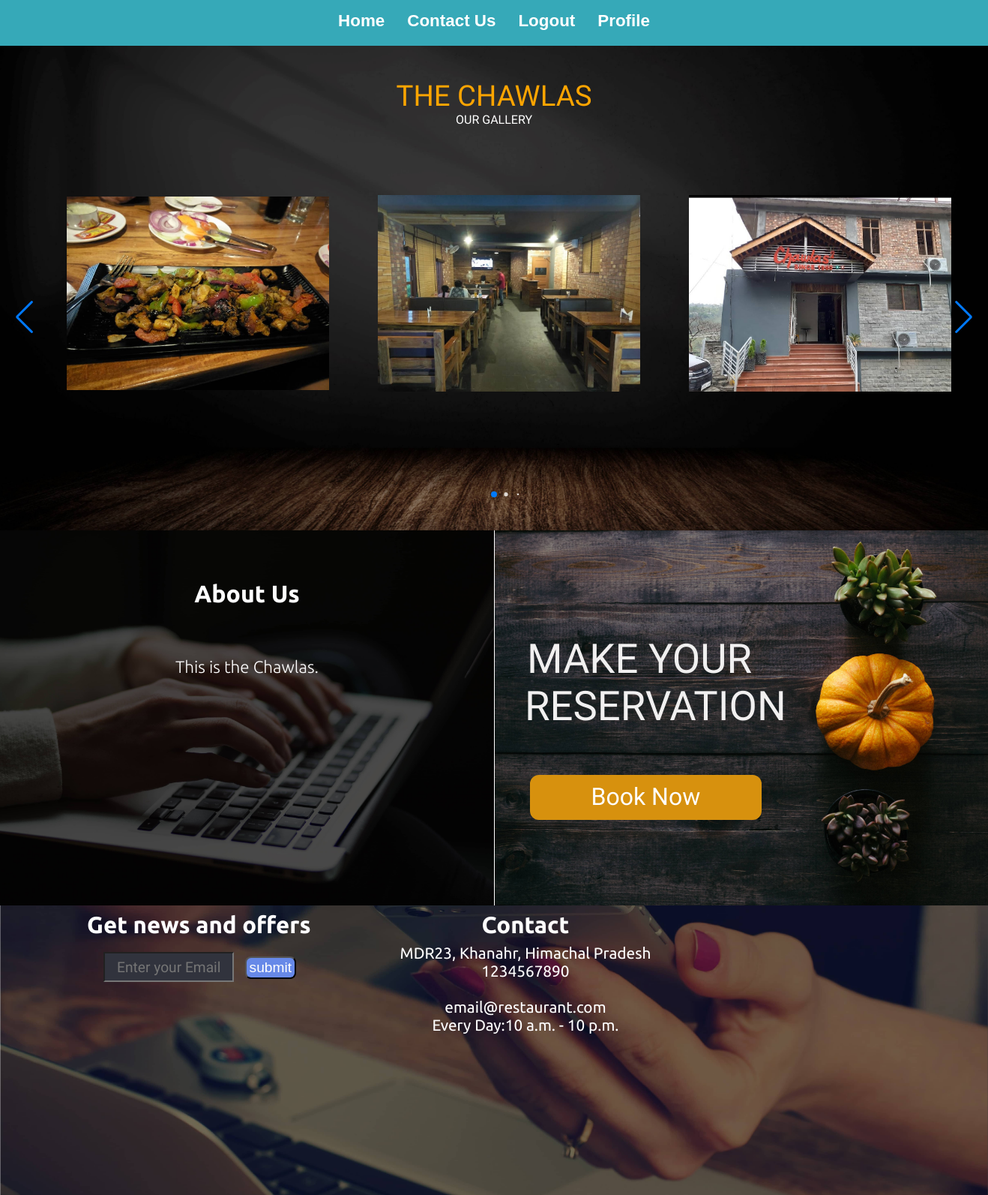
Screenshot of /rest/1 (signed in) with the database file from the repository.
### base/models.py (models this page shows, shortened)
class Restaurant(models.Model):
    host = models.ForeignKey(User, on_delete=models.SET_NULL, null=True)
    name = models.CharField(max_length=200, null=True)
    address = models.CharField(max_length=200, null=True)
    pin = models.IntegerField(blank=True, null=True)
    about = models.TextField(max_length=400, blank=True, null=True)
    menu = models.ImageField(
        upload_to='static/assets/', default='static/assets/pexels-ray-01.jpg', null=True, blank=True)
    img1 = models.ImageField(
        upload_to='static/assets/', default='static/assets/pexels-ray-01.jpg', null=True, blank=True)
    img2 = models.ImageField(
        upload_to='static/assets/', default='static/assets/pexels-ray-01.jpg', null=True, blank=True)
    img3 = models.ImageField(
        upload_to='static/assets/', default='static/assets/pexels-ray-01.jpg', null=True, blank=True)
    img4 = models.ImageField(
        upload_to='static/assets/', default='static/assets/pexels-ray-01.jpg', null=True, blank=True)
    phone1 = models.IntegerField(blank=True, null=True)
    phone2 = models.IntegerField(blank=True, null=True)
    email = models.EmailField(blank=True, null=True)
    openTime = models.TimeField(blank=True, null=True)
    closeTime = models.TimeField(blank=True, null=True)

### base/views.py (the view)
# urls.py: path('rest/<str:pk>', views.rest, name='rest'),
@login_required(login_url='loginPage')
def rest(request, pk):
    restaurant = Restaurant.objects.get(id=pk)
    context = {'restaurant': restaurant}
    return render(request, 'base/rest.html', context)

### base/templates/base/rest.html (shortened to what this page needs)
<!DOCTYPE html>
{% load static %}
<html lang="en">
    <head>
        <link rel="stylesheet" href="{% static 'restaurant/r1/rest1.css' %}" />
        <link
            rel="stylesheet"
            href="{% static 'restaurant/r1/css/swiper-bundle.min.css' %}"
        />
    </head>
    <body>
        <div class="navbar" id="navbar">
            <ul>
                <ul>
                    <li><a href="{% url 'home' %}"> Home</a></li>
                    <li><a href="{% url 'home' %}#main3"> Contact Us</a></li>
                    {% if request.user.is_authenticated %}
                    <li><a href="{% url 'logout' %}"> Logout </a></li>
                    <li>
                        <a href="{% url 'profile' request.user.id %}">
                            Profile
                        </a>
                    </li>
                    {% else%}
                    <li><a href="{% url 'loginPage' %}"> Login/Sign Up </a></li>
                    {% endif %}
                </ul>
            </ul>
        </div>
        <div class="main">
            <div class="gallery">
                <div style="font-size: 2.4rem; color: orange">
                    <br />
                    {{restaurant.name}}
                </div>
                <div style="color: white">OUR GALLERY</div>
                <div class="container-2" id="main2">
                    <div class="slide-container swiper">
                        <div class="slide-content">
                            <div class="card-wrapper swiper-wrapper">
                                <div class="card swiper-slide">
                                    <div class="image-content">
                                        <div class="card-image">
                                            <img
                                                src="{{restaurant.img1.url}}"
                                                alt="Img not found"
                                                class="card-img"
                                            />
                                        </div>
                                    </div>
                                </div>
                                <div class="card swiper-slide">
                                    <div class="image-content">
                                        <div class="card-image">
                                            <img
                                                src="{{restaurant.img2.url}}"
                                                alt=""
                                                class="card-img"
                                            />
                                        </div>
                                    </div>
                                </div>
                                <div class="card swiper-slide">
                                    <div class="image-content">
                                        <div class="card-image">
                                            <img
                                                src="{{restaurant.img3.url}}"
                                                alt=""
                                                class="card-img"
                                            />
                                        </div>
                                    </div>
                                </div>
                            </div>
                        </div>
                        <div class="swiper-button-next swiper-navBtn"></div>
                        <div class="swiper-button-prev swiper-navBtn"></div>
                        <div class="swiper-pagination"></div>
                    </div>
                </div>
            </div>
            <div class="left" id="left">
                <h1>About Us</h1>
                <p id="about">{{restaurant.about}}</p>
            </div>
            <div class="below" id="right"><p>  MAKE YOUR RESERVATION </p>
                <div class="leftbutton" id="" ><a href="{% url 'bookTable' restaurant.id %}">
                    <input
                        type="button"
                        name="btn"
                        id="booknow"
                        value="Book Now"
                /></a>
                    </div>
                </div>
            <div class="top1" >
                <div class="boxes" style="margin-left: 20%;">
                    <h2>&#160;Get news and offers</h2>
                    <form action="">
                        <input
                        type="email"
                        placeholder="Enter your Email"
                        name="email_r1"
                        id="email_r1"
                        required
                    />
                    <button type="submit">submit</button>
                    </form>
                </div>
                <div class="boxes" style="margin-left: 20%;">
                    <h2>Contact</h2>
                    {{restaurant.address}} <br />
                    {{restaurant.phone1}} <br />
                    <br />
                    {{restaurant.email}} <br />
                    Every Day:{{restaurant.openTime}} - {{restaurant.closeTime}}
                </div>
                </div>
            </div>
    </body>
</html>

### static/restaurant/r1/rest1.css (style rules this page uses)
* { margin: 0px; padding: 0px; }
body { background-color: rgb(16, 17, 21); }
html { scroll-behavior: smooth; }
#navbar { font-family: 'Ubuntu', sans-serif; display: flex; align-items: center; position: sticky; top: 0px; z-index: 1000; }
.navbar ul { display: flex; list-style: none; text-decoration: none; margin: 10px; margin: auto; }
#navbar::before { content: ""; background-color: rgb(54, 169, 184); position: absolute; height: 65px; width: 100%; z-index: -1; }
.navbar ul li { list-style: none; text-decoration: none; margin: 10px; padding: 5px; font-family: sans-serif; font-weight: bold; font-size: 1.4rem; }
.navbar ul li a { color: white; text-decoration: none; }
.main { color: white; text-align: center; margin-top: 4px; display: grid; grid-template-rows: repeat(3,1fr); grid-template-columns: repeat(2,1fr); height: 1400px; }
.top1 { font-family: 'ubuntu', sans-serif; background: url('z3.jpg') no-repeat center center/cover; height: 386px; grid-column-start: 1; grid-column-end: 3; display: grid; grid-template-rows: 0.3fr 1fr; grid-template-columns: repeat(3,1fr); }
.boxes { padding: 4px; font-size: 1.3rem ; color: white; margin: 4px; }
.boxes h2 { margin-bottom: 8px; }
#left { background: url('z2.jpg') no-repeat center center/cover; }
.below { font-family: 'Acme', sans-serif; font-weight: lighter; display: grid; grid-template-columns: repeat(4,2fr); grid-template-rows: repeat(4,0.4fr); height: 500px; }
.below p { margin-top: 100px; }
.boxes input { font-size: 1.2rem; margin: 10px; height: 20%px; width: 50%; background-color: rgb(49, 51, 61); }
.boxes button { font-size: 1.2rem; color: white; height: 30px; width: 20%; border-radius: 8px; background-color: #6789e8; }
.gallery { font-family: 'Acme', sans-serif; font-weight: lighter; background: url("first.jpg") no-repeat center center/cover; display: grid; grid-column-start: 1; grid-column-end: 3; }
#left { font-family: 'Ubuntu',sans-serif; font-weight: lighter; }
#left h1 { margin-top: 10%; }
#about { margin-left:8%; margin-right:8%; padding: 10%; font-size: 1.4rem; }
#right { background: url('z1.jpg') no-repeat center center/cover; color: rgb(241, 240, 240); font-size: 3.4rem; justify-content: center; text-align: center; border-left: 1px solid white; }
#right p { font-family: 'Acme', sans-serif; font-weight: lighter; padding: 40px; margin-right: 10%; }
.leftbutton { font-family: 'Acme', sans-serif; font-weight: lighter; grid-column-start: 1; grid-column-end: 4; margin-top: 10px; display: flex; flex-direction: row; margin-left: 8%; }
.leftbutton input { font-family: 'Acme', sans-serif; font-weight: lighter; border: 2px solid #d7910e; background-color: #d7910e; color: white; font-size: 2rem; border-radius: 12px; padding-bottom: 20px; padding-left: 80px; padding-right: 80px; padding-top: 8px; padding-bottom: 10px; height: 60px; justify-content: center; text-align: center; }
input { font-family: 'Acme', sans-serif; font-weight: lighter; height: 36px; outline: none; }
input::placeholder { font-size: 1.2rem; text-align: center; }
input, select { font-size: 14px; }
.container-2 { display: grid; padding: 4px; height: 520px; margin-bottom: 10px; }
.slide-container { height: 500px; max-width: 4020px; width: 1300px; padding: 40px 0; }
.slide-content { margin: 0 40px; overflow: hidden; }
.card { margin-top: 40px; }
.image-content, .card-content { height: 320px; display: flex; flex-direction: column; align-items: center; padding: 10px 14px; }
.image-content { position: relative; padding: 25px 0; }
.card-image { position: relative; height: 150px; width: 150px; padding: 3px; }
.card-image .card-img { background:no-repeat center/cover; height: 300px; width: 350px; margin-left: -80px; object-fit:contain; }
.swiper-navBtn { color: #6E93f7; transition: color 0.3s ease; }
.swiper-navBtn::before, .swiper-navBtn::after { font-size: 35px; }
.swiper-button-next { right: 0; }
.swiper-button-prev { left: 0; }

### rows the page displays
Restaurant: name "THE CHAWLAS", img1 (picture), img2 (picture), img3 (picture), about "This is the Chawlas.", address "MDR23, Khanahr, Himachal Pradesh", phone1 "1234567890", email "email@restaurant.com", openTime "10 a.m.", closeTime "10 p.m."
